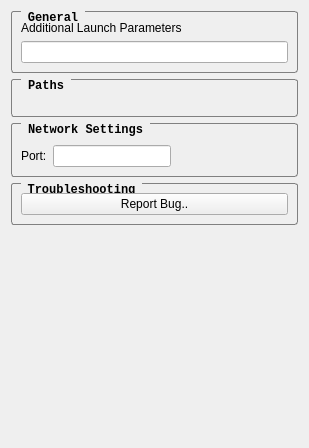
<?xml version="1.0" encoding="UTF-8"?>
<ui version="4.0">
 <class>AsSettingsView</class>
 <widget class="QWidget" name="AsSettingsView">
  <property name="geometry">
   <rect>
    <x>0</x>
    <y>0</y>
    <width>309</width>
    <height>448</height>
   </rect>
  </property>
  <property name="font">
   <font>
    <family>Courier New</family>
    <weight>75</weight>
    <bold>true</bold>
   </font>
  </property>
  <property name="windowTitle">
   <string>Form</string>
  </property>
  <property name="styleSheet">
   <string notr="true">QGroupBox {
    border: 1px solid gray;
    border-radius: 3px;
    margin-top: 0.5em;
    font: bold &quot;Times New Roman&quot;;
}

QGroupBox::title {
    subcontrol-origin: margin;
    left: 10px;
    padding: 0 3px 0 3px;
}</string>
  </property>
  <layout class="QVBoxLayout" name="verticalLayout">
   <item>
    <widget class="QGroupBox" name="generalBox">
     <property name="styleSheet">
      <string notr="true"/>
     </property>
     <property name="title">
      <string>General</string>
     </property>
     <property name="flat">
      <bool>false</bool>
     </property>
     <layout class="QVBoxLayout" name="verticalLayout_6">
      <item>
       <widget class="QLabel" name="label">
        <property name="text">
         <string>Additional Launch Parameters</string>
        </property>
       </widget>
      </item>
      <item>
       <widget class="QLineEdit" name="parametersLineEdit"/>
      </item>
     </layout>
    </widget>
   </item>
   <item>
    <widget class="QGroupBox" name="pathsBox">
     <property name="title">
      <string>Paths</string>
     </property>
     <layout class="QVBoxLayout" name="verticalLayout_2">
      <item>
       <widget class="PathSetting" name="steamPathSetting" native="true"/>
      </item>
      <item>
       <widget class="PathSetting" name="arma3PathSetting" native="true"/>
      </item>
      <item>
       <widget class="PathSetting" name="modsPathSetting" native="true"/>
      </item>
      <item>
       <widget class="PathSetting" name="teamspeakPathSetting" native="true"/>
      </item>
     </layout>
    </widget>
   </item>
   <item>
    <widget class="QGroupBox" name="networkBox">
     <property name="title">
      <string>Network Settings</string>
     </property>
     <layout class="QVBoxLayout" name="verticalLayout_5">
      <item>
       <widget class="OptionalSetting" name="uploadSetting" native="true"/>
      </item>
      <item>
       <widget class="OptionalSetting" name="downloadSetting" native="true"/>
      </item>
      <item>
       <layout class="QHBoxLayout" name="horizontalLayout">
        <item>
         <widget class="QLabel" name="label_2">
          <property name="text">
           <string>Port:</string>
          </property>
         </widget>
        </item>
        <item>
         <widget class="QLineEdit" name="portLineEdit"/>
        </item>
        <item>
         <spacer name="horizontalSpacer">
          <property name="orientation">
           <enum>Qt::Horizontal</enum>
          </property>
          <property name="sizeHint" stdset="0">
           <size>
            <width>40</width>
            <height>20</height>
           </size>
          </property>
         </spacer>
        </item>
       </layout>
      </item>
     </layout>
    </widget>
   </item>
   <item>
    <widget class="QGroupBox" name="troubleshootingBox">
     <property name="title">
      <string>Troubleshooting</string>
     </property>
     <layout class="QVBoxLayout" name="verticalLayout_3">
      <item>
       <widget class="QPushButton" name="reportButton">
        <property name="text">
         <string>Report Bug..</string>
        </property>
       </widget>
      </item>
     </layout>
    </widget>
   </item>
   <item>
    <spacer name="verticalSpacer">
     <property name="orientation">
      <enum>Qt::Vertical</enum>
     </property>
     <property name="sizeHint" stdset="0">
      <size>
       <width>20</width>
       <height>40</height>
      </size>
     </property>
    </spacer>
   </item>
  </layout>
 </widget>
 <customwidgets>
  <customwidget>
   <class>OptionalSetting</class>
   <extends>QWidget</extends>
   <header>src/view/optionalsetting.h</header>
   <container>1</container>
  </customwidget>
  <customwidget>
   <class>PathSetting</class>
   <extends>QWidget</extends>
   <header>src/view/pathsetting.h</header>
   <container>1</container>
  </customwidget>
 </customwidgets>
 <resources/>
 <connections/>
</ui>
